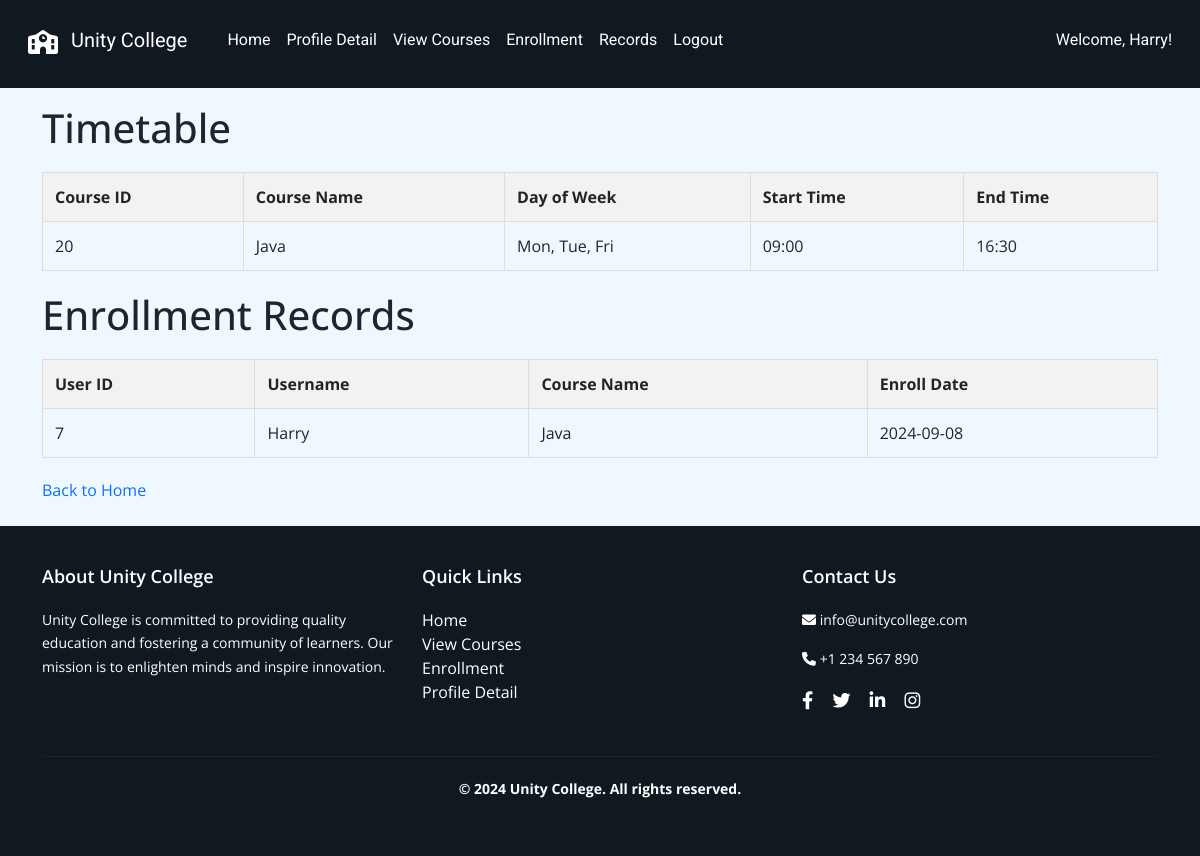
Before: /student/records (signed in) with the older database file.
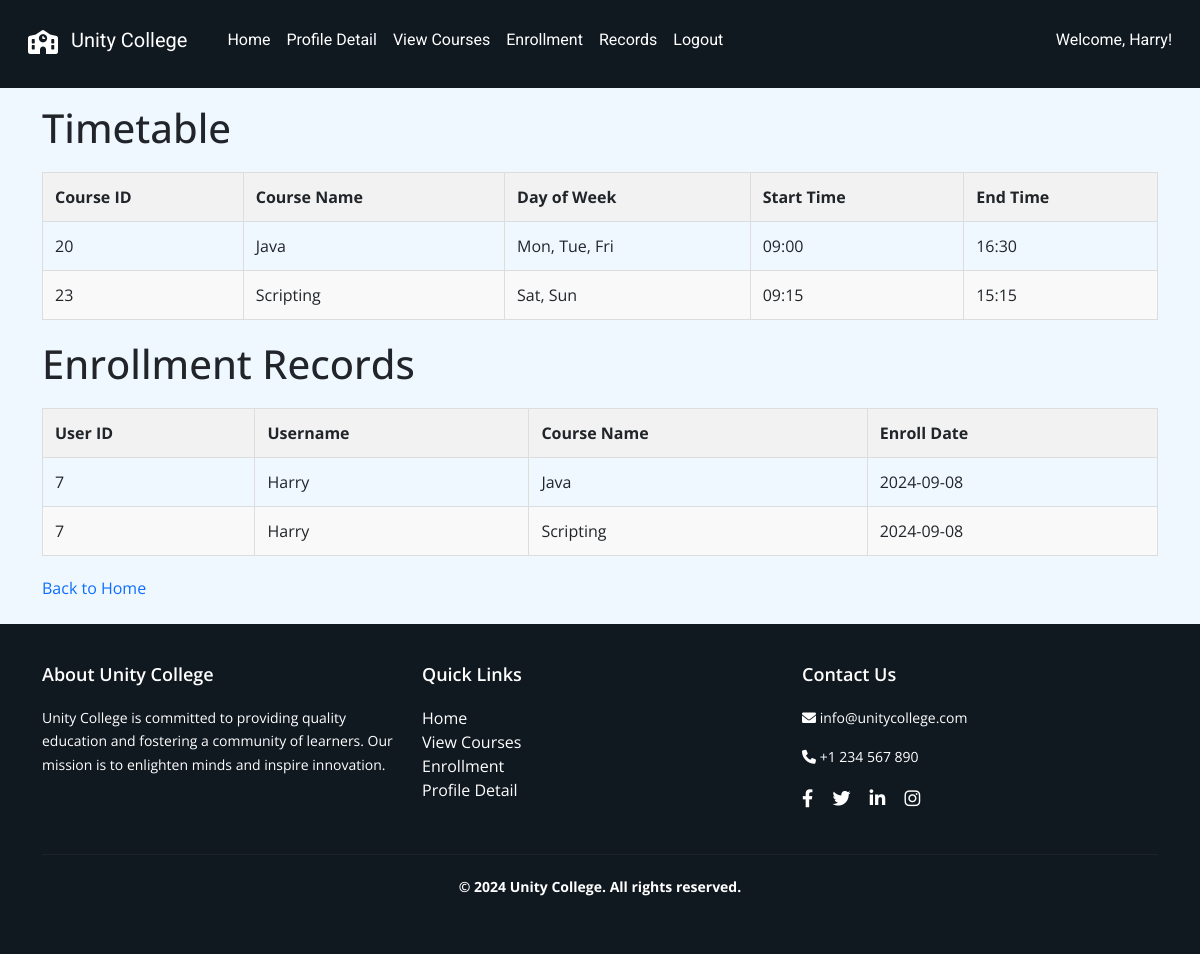
After: the same page with the newer database file.
### tables this page shows
CREATE TABLE "schedule" (
    "id" INTEGER PRIMARY KEY AUTOINCREMENT,
    "course_id" INTEGER NOT NULL,
    "day_of_week" TEXT NOT NULL,
    "start_time" TEXT NOT NULL,
    "end_time" TEXT NOT NULL,
    FOREIGN KEY("course_id") REFERENCES "course"("id") ON DELETE CASCADE
);

CREATE TABLE "course" (
    "id" INTEGER PRIMARY KEY AUTOINCREMENT,
    "name" TEXT NOT NULL,
    "image" TEXT NOT NULL,
    "description" TEXT NOT NULL,
    "credits" INTEGER NOT NULL,
    "lecturer" TEXT NOT NULL
);

CREATE TABLE "enrollment" (
    "id" INTEGER PRIMARY KEY AUTOINCREMENT,
    "student_id" INTEGER NOT NULL,
    "course_id" INTEGER NOT NULL,
    "enroll_date" DATE NOT NULL,
    FOREIGN KEY("student_id") REFERENCES "student"("id") ON DELETE RESTRICT,
    FOREIGN KEY("course_id") REFERENCES "course"("id") ON DELETE RESTRICT
);

CREATE TABLE "student" (
    "id" INTEGER PRIMARY KEY AUTOINCREMENT,
    "first_name" TEXT NOT NULL,
    "last_name" TEXT NOT NULL,
    "email" TEXT NOT NULL,
    "phone" INTEGER NOT NULL,
    "address" TEXT NOT NULL,
    "password" TEXT NOT NULL
);

### app.py (the view)
@app.route('/student/records')
def view_enrollment_records():
    if 'username' not in session or session.get('user_type') != 'student':
        return redirect(url_for('student_login'))
    student_id = session.get('uid')  # Get student ID from session
    if not student_id:
        return redirect(url_for('home'))
    try:
        enrollments = query_db("""
            SELECT e.student_id, s.first_name, c.name AS course_name, e.enroll_date
            FROM enrollment e
            JOIN student s ON e.student_id = s.id
            JOIN course c ON e.course_id = c.id
            WHERE e.student_id = ?
        """, (student_id,))
        timetable = query_db("""
            SELECT sc.course_id, c.name AS course_name, sc.day_of_week, sc.start_time, sc.end_time
            FROM schedule sc
            JOIN course c ON sc.course_id = c.id
            WHERE sc.course_id IN (
                SELECT e.course_id FROM enrollment e WHERE e.student_id = ?
            )
            ORDER BY sc.day_of_week, sc.start_time
        """, (student_id,))
    except Exception as e:
        print(traceback.format_exc())
        enrollments = []
        timetable = []
    return render_template('student/records.html',
                           enrollments=enrollments,
                           timetable=timetable,
                           username=session.get('username'))

### dbcontroller.py (called while the page is built)
def get_db_connection():
    return sqlite3.connect(DATABASE)

def query_db(query, args=(), one=False):
    con = get_db_connection()
    with closing(con.cursor()) as cur:
        cur.execute(query, args)
        rv = cur.fetchall()
        if one:
            return rv[0] if rv else None
        return rv

### templates/student/records.html (shortened to what this page needs)
{% extends "/student/layout.html" %} {% block content %}
<h1>Timetable</h1>
<table>
  <thead>
    <tr>
      <th>Course ID</th>
      <th>Course Name</th>
      <th>Day of Week</th>
      <th>Start Time</th>
      <th>End Time</th>
    </tr>
  </thead>
  <tbody>
    {% if timetable %} {% for item in timetable %}
    <tr>
      <td>{{ item[0] }}</td>
      <td>{{ item[1] }}</td>
      <td>{{ item[2] }}</td>
      <td>{{ item[3] }}</td>
      <td>{{ item[4] }}</td>
    </tr>
    {% endfor %} {% else %}
    <tr>
      <td colspan="5">No timetable records found.</td>
    </tr>
    {% endif %}
  </tbody>
</table>
<h1>Enrollment Records</h1>
<table>
  <thead>
    <tr>
      <th>User ID</th>
      <th>Username</th>
      <th>Course Name</th>
      <th>Enroll Date</th>
    </tr>
  </thead>
  <tbody>
    {% if enrollments %} {% for enrollment in enrollments %}
    <tr>
      <td>{{ enrollment[0] }}</td>
      <td>{{ enrollment[1] }}</td>
      <td>{{ enrollment[2] }}</td>
      <td>{{ enrollment[3] }}</td>
    </tr>
    {% endfor %} {% else %}
    <tr>
      <td colspan="4">No enrollment records found.</td>
    </tr>
    {% endif %}
  </tbody>
</table>
<a href="{{ url_for('home') }}">Back to Home</a>
{% endblock %}

Changed rows visible on the page:
added schedule: course "23", name "Scripting", day_of_week "Sat, Sun", start_time "09:15", end_time "15:15"
added enrollment: student "7", first_name "Harry", name "Scripting", enroll_date "2024-09-08"
